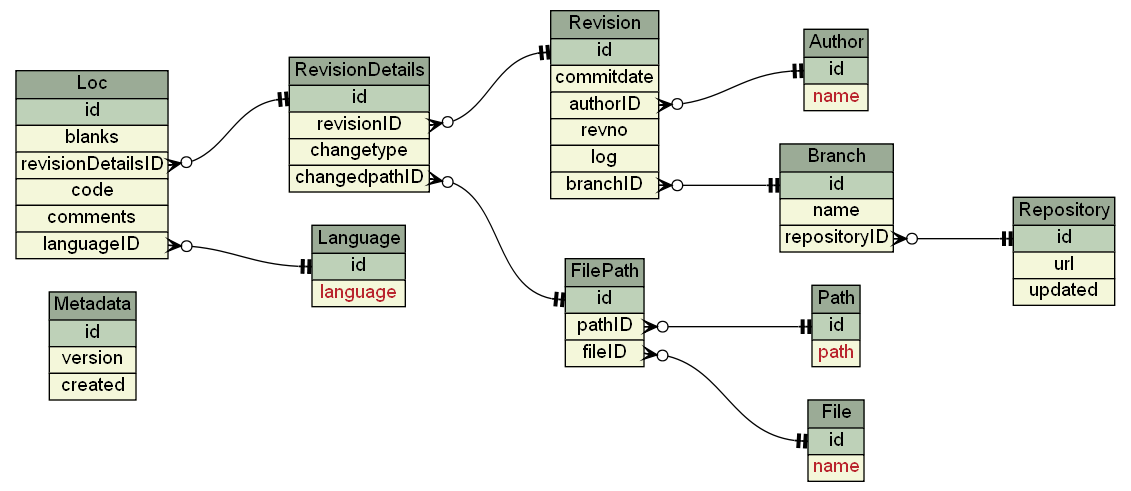

Python code for this plot:
# entities.py - database entities and operations of XRay data
#
# Original author: Copyright 2005, 2006 Matt Mackall <mpm@selenic.com>
# Modified by: Copyright (C) 2009 Guilherme Versiani <guibv@comunip.com.br>
#
# This software may be used and distributed according to the terms of the
# GNU General Public License version 2, incorporated herein by reference.

import os, sys
import xray4scm.error as error
from xray4scm.i18n import _
from xray4scm.util import parsedate
from sqlobject import *
from sqlobject.sqlbuilder import *
from sqlobject.dberrors import *
from datetime import datetime

__all__ = [
'Metadata', 'Author', 'Language', 'File', 'Path', 'FilePath', 'Repository',
'Branch', 'Revision', 'RevisionDetails', 'Loc'
]

class Metadata(SQLObject):
    version = StringCol(length=45, notNone=True)
    created = TimestampCol(default=datetime.now(), notNone=True)
 
class Author(SQLObject):
    name = StringCol(length=255, alternateID=True)
    revisions = MultipleJoin('Revision')

class Language(SQLObject):
    language = StringCol(length=45, alternateID=True)
    files = MultipleJoin('File')

    @staticmethod
    def fromLanguage(lang, connection=None):
        try:
            l = Language.byLanguage(lang)
        except SQLObjectNotFound as nf:
            try:
                l = Language(language=lang, connection=connection)
            except DuplicateEntryError as inst:
                l = Language.byLanguage(lang, connection=connection)
            except: raise
        except: raise
        return l

class File(SQLObject):
    name = UnicodeCol(length=255, alternateID=True)
    paths = MultipleJoin('FilePath')

class Path(SQLObject):
    path = UnicodeCol(length=255, alternateID=True)
    files = MultipleJoin('FilePath')

class FilePath(SQLObject):
    file = ForeignKey('File', cascade=True)
    path = ForeignKey('Path', cascade=True)
    filePath = DatabaseIndex(file, path, unique=True)
    revisions = MultipleJoin('Revision')

    @staticmethod
    def breakNames(filepath):
        name = os.path.basename(filepath)
        if name == "": name = '.'
        dir = os.path.dirname(filepath)
        (root, ext) = os.path.splitext(filepath)
        return (dir, name, ext)

    @staticmethod
    def byFilePath(file, path, connection=None):
        return FilePath.select(
            AND(File.q.name == file,
                Path.q.path == path),
            join=[INNERJOINOn(Path, FilePath, Path.q.id == FilePath.q.path),
                  INNERJOINOn(None, File, FilePath.q.file == File.q.id)],
            connection=connection
        ).getOne(None)

    @staticmethod
    def fromFilePath(filepath, connection=None):
        (dir, name, ext) = FilePath.breakNames(filepath)

        fp = FilePath.byFilePath(name, dir)
        if fp is None:
            try:
                path = Path.byPath(dir)
            except SQLObjectNotFound as nf:
                path = None
            except: raise
            try:
                file = File.byName(name)
            except SQLObjectNotFound as nf:
                file = None
            except: raise

            if file is None or path is None:
                if file is None:
                    try:
                        file = File(name=name, connection=connection)
                    except DuplicateEntryError as inst:
                        file = File.byName(name, connection=connection)
                    except: raise
                if path is None:
                    try:
                        path = Path(path=dir, connection=connection)
                    except DuplicateEntryError as inst:
                        path = Path.byPath(dir, connection=connection)
                    except: raise
                try:
                    fp = FilePath(file=file, path=path, connection=connection)
                except DuplicateEntryError as inst:
                    fp = fp = FilePath.byFilePath(name, dir, connection=connection)
                except: raise

        return fp

class Repository(SQLObject):
    url = StringCol(length=255, notNone=True)
    updated = TimestampCol(default=datetime.now(), notNone=True)
    branches = MultipleJoin('Branch')

    class __branch_getter:
        def __init__(self, repo):
            self._repo = repo

        def __getitem__(self, key):
            return Branch.select(
                AND(Repository.q.id == self._repo.id, Branch.q.name == key),
                join=INNERJOINOn(None, Repository, Branch.q.repository == Repository.q.id)
            ).getOne(None)

    def __init__(self, *args, **kwargs):
        SQLObject.__init__(self, *args, **kwargs)
        self.branch = Repository.__branch_getter(self)

    def getLastRev(self, default=None):
        return Repository.select(
            Repository.q.id == self.id,
            join=[INNERJOINOn(Repository, Branch, Repository.q.id == Branch.q.repository),
                  INNERJOINOn(None, Revision, Branch.q.id == Revision.q.branch)]
        ).max(Revision.q.revno) or default

    def markAsUpdated(self):
        self.set(updated=datetime.now())

    @staticmethod
    def byArg(repo):
        if repo is None: return None
        if isinstance(repo, Repository): return repo
        if repo.isdigit():
            r = Repository.select(Repository.q.id == int(repo)).getOne(None)
        else:
            r = Repository.select(Repository.q.url == repo).getOne(None)
        if not r:
            raise error.Abort(_("This repository does not exist (add with --add-repos)."))
        return r

class Branch(SQLObject):
    repository = ForeignKey('Repository', notNone=True, cascade=True)
    name = StringCol(length=255, notNone=True)
    filePaths = MultipleJoin('FilePath')
    revisions = MultipleJoin('Revision')
    repoName = DatabaseIndex(repository, name, unique=True)

    def getFirstRev(self, default=None):
        return Branch.select(
            Branch.q.id == self.id,
            join=INNERJOINOn(None, Revision, Branch.q.id == Revision.q.branch)
        ).min(Revision.q.revno) or default

    def getLastRev(self, default=None):
        return Branch.select(
            Branch.q.id == self.id,
            join=INNERJOINOn(None, Revision, Branch.q.id == Revision.q.branch)
        ).max(Revision.q.revno) or default

    def insertRevision(self, nr, who, msg, date, connection=None):
        try:
            a = Author.byName(who)
        except SQLObjectNotFound as nf:
            try:
                a = Author(name=who, connection=connection)
            except DuplicateEntryError as inst:
                a = Author.byName(who, connection=connection)
            except: raise
        except: raise
        try:
            r = Revision.byRevisionBranch(revno=nr, branch=self)
        except SQLObjectNotFound as nf:
            try:
                r = Revision(branch=self, revno=nr, author=a, log=msg,
                    commitdate=date, connection=connection)
            except DuplicateEntryError as inst:
                r = Revision.byRevisionBranch(revno=nr, branch=self,
                        connection=connection)
            except: raise
        except: raise
        return r

class Revision(SQLObject):
    revno = IntCol(notNone=True)
    branch = ForeignKey('Branch', notNone=True, cascade=True)
    revnoBranch = DatabaseIndex(revno, branch, unique=True)
    author = ForeignKey('Author', notNone=True, cascade=False)
    log = UnicodeCol(length=600, notNone=True)
    commitdate = TimestampCol(default=datetime.now(), notNone=True)
    details = MultipleJoin('RevisionDetails')

    def insertDetails(self, type, filepath, connection=None):
        try:
            details = RevisionDetails.byRevisionChangedPath(revision=self,
                    changedpath=filepath)
        except SQLObjectNotFound as nf:
            fp = FilePath.fromFilePath(filepath, connection=connection)
            try:
                details = RevisionDetails(revision=self, changedpath=fp,
                    changetype=type, connection=connection)
            except DuplicateEntryError as inst:
                details = RevisionDetails.byRevisionChangedPath(revision=self,
                        changedpath=filepath, connection=connection)
            except: raise
        except: raise
        return details

    @staticmethod
    def byRevisionBranch(revno, branch, connection=None):
        assert isinstance(branch, Branch)
        assert isinstance(revno, int)
        return Revision.select(
            AND(Revision.q.revno == revno,
                Revision.q.branch == branch),
            connection=connection
        ).getOne()

class RevisionDetails(SQLObject):
    revision = ForeignKey('Revision', cascade=True)
    changedpath = ForeignKey('FilePath', cascade=False)
    revisionChangedPath = DatabaseIndex(revision, changedpath, unique=True)
    changetype = EnumCol(enumValues=['A', 'M', 'D'])

    @staticmethod
    def byRevisionChangedPath(revision, changedpath, connection=None):
        (dir, name, ext) = FilePath.breakNames(changedpath)
        return Repository.select(
            AND(File.q.name == name, Path.q.path == dir,
                  RevisionDetails.q.revision == revision),
            join=[INNERJOINOn(Revision, RevisionDetails, Revision.q.id == RevisionDetails.q.revision),
                  INNERJOINOn(None, FilePath, RevisionDetails.q.changedpath == FilePath.q.id),
                  INNERJOINOn(None, File, FilePath.q.file == File.q.id),
                  INNERJOINOn(None, Path, FilePath.q.path == Path.q.id)],
            connection=connection
        ).getOne()

    def insertLoc(self, language, code, comments, blanks, connection=None):
        try:
            loc = Loc.byLanguageRevisionDetails(language, self)
        except SQLObjectNotFound as nf:
            loc = Loc(
                language=Language.fromLanguage(language, connection),
                revisionDetails=self,
                code=code,
                comments=comments,
                blanks=blanks,
                connection=connection
            )
        except: raise
        return loc

class Loc(SQLObject):
    language = ForeignKey('Language', cascade=True)
    revisionDetails = ForeignKey('RevisionDetails', cascade=True)
    languageRevisionDetails = DatabaseIndex(language, revisionDetails, unique=True)
    code = IntCol(notNone=True)
    comments = IntCol(notNone=True)
    blanks = IntCol(notNone=True)

    @staticmethod
    def byLanguageRevisionDetails(language, revisionDetails):
        language = Language.byLanguage(language)
        return Loc.select(
            AND(Loc.q.language == language,
                Loc.q.revisionDetails == revisionDetails)
        ).getOne()

if __name__ == "__main__":
    import pydot

    class Diagram:
        _graph = None
        _models = []
        _relationships = []

        def __init__(self, title='ER_Diagram'):
            self._graph = pydot.Dot(graph_name=title, rankdir='LR')

        def get_graph(self):
            return self._graph;

        def add_model(self, model):
            self._models.append(model)

            # get relationships
            for attrname, attrtype in model.sqlmeta.columns.iteritems():
                if attrtype.foreignKey:
                    self.add_relationship(model, attrname, globals()[attrtype.foreignKey])

        def remove_model(self, model):
            try:
                del self._models[model]
            except IndexError:
                pass

        def add_relationship(self, model, attribute, field):
            self._relationships.append((model, attribute, field))

        def to_string(self):
            self._build()
            return self._graph.to_string()

        def _build(self):
            for model in self._models:
                name = model.__name__
                label = '<<table border="0" cellborder="1" cellpadding="2" cellspacing="0" bgcolor="white">'
                label += '<tr><td bgcolor="#9bab96">%s</td></tr>' % model.__name__
                label += '<tr><td bgcolor="#bed1b8" port="id">id</td></tr>'
                for attr, col in model.sqlmeta.columns.iteritems():
                    if col.alternateID is True:
                        label += '<tr><td bgcolor="#f4f7da" port="%s"><font color="#b9252e">%s</font></td></tr>' % (attr, attr)
                    else:
                        label += '<tr><td bgcolor="#f4f7da" port="%s">%s</td></tr>' % (attr, attr)
                label += '</table>>'
                node = pydot.Node(name=name, label=label, shape='plaintext', fontname="Sans")
                self._graph.add_node(node)

            for model, attribute, field in self._relationships:
                if self._graph.get_node(field.__name__):
                    edge = pydot.Edge(
                        src="%s:%s" % (model.__name__, attribute),
                        dst="%s:id" % field.__name__,
                        minlen='2')
                    arrowhead, arrowtail = self._get_arrow(model, field)
                    edge.set_arrowhead(arrowhead)
                    edge.set_arrowtail(arrowtail)
                    self._graph.add_edge(edge)

        def _get_arrow(self, model, field):
            map = {
                'many'     : 'crow',
                'one'      : 'tee',
                'required' : 'tee',
                'optional' : 'odot',
            }

            cardinality = ('one', 'many')
            modality = ('required', 'optional')
        
            return (map[cardinality[0]] + map[modality[0]],
                    map[cardinality[1]] + map[modality[1]])

    g = Diagram()
    models = []
    for model in __all__:
        klass = globals()[model]
        if issubclass(klass, SQLObject):
            models.append(klass)
    for model in models:
        g.add_model(model)

    open('entities.dot', 'wb').write(g.to_string())

    print "Generated 'entities.dot', now execute 'dot':"
    print "    dot -Tpng -o entities.png entities.dot"

# Modeline for vim: set tw=79 et ts=4:
